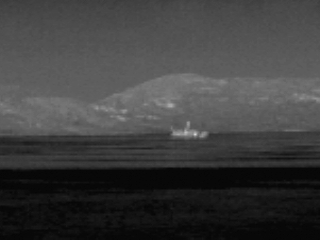
%> input picture ship/4.bmp, 320 x 240 px
$ octave hist.m   (GNU Octave 9; MATLAB toolbox functions it lacks are replaced by stand-ins)
%> lines starting %> are read from the running program, lines starting %| are printed output that depends on the picture
clear all;close all;clc;
I=imread('4.bmp');
%> I is the input picture: size 240x320x3 uint8; min 5, max 214, mean 62.4
J=rgb2gray(I);
figure;
imshow(J);
hist_im=imhist(J);
%> hist_im = 256 values, max 5668 at index 9, min 0 at index 1, mean 300
figure ;
bar(hist_im);
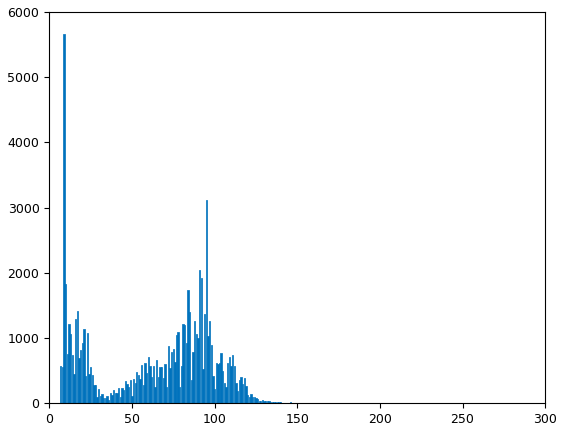
%> figure redrawn from the program's plot data; tallest bar 5668 high, from x = 8.6 to 9.4
K=J(1:120,:);
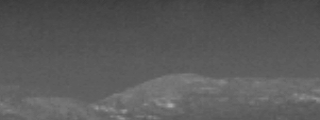
%> K: size 120x320 uint8; min 59, max 168, mean 90.3
hist_im=imhist(K);
%> hist_im = 256 values, max 2754 at index 95, min 0 at index 1, mean 150
figure ;
bar(hist_im);
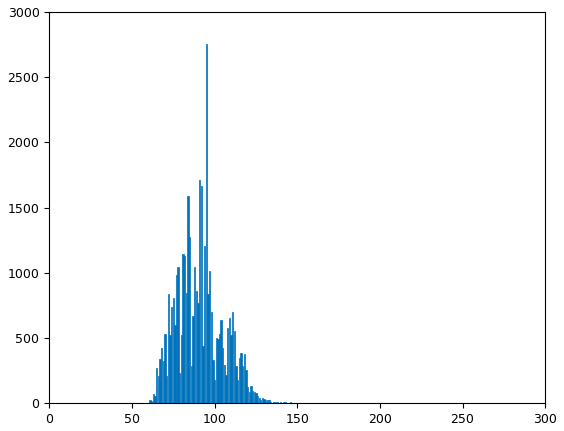
%> figure redrawn from the program's plot data; tallest bar 2754 high, from x = 94.6 to 95.4
figure
imshow(K)

$ run again, with ship/1.bmp copied over ship/4.bmp
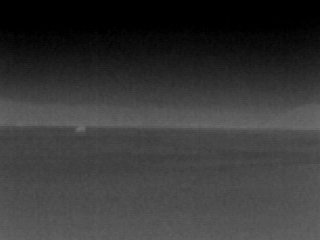
%> input picture ship/1.bmp, 320 x 240 px
%> I is the input picture: size 240x320x3 uint8; min 0, max 111, mean 54.8
%> `hist_im=imhist(J);`: hist_im = 256 values, max 9092 at index 1, min 0 at index 5, mean 300
%> `bar(hist_im);`:
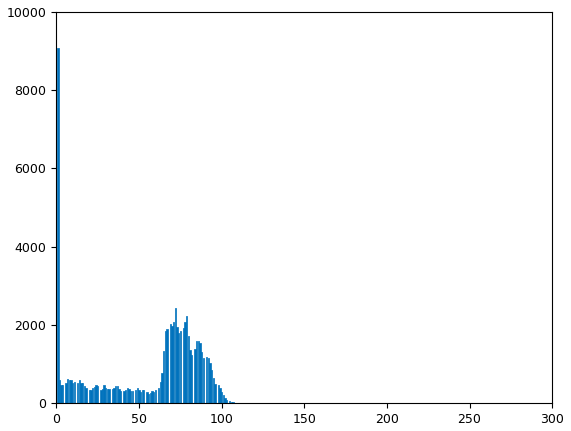
%> figure redrawn from the program's plot data; tallest bar 9092 high, from x = 0.6 to 1.4
%> `K=J(1:120,:);`:
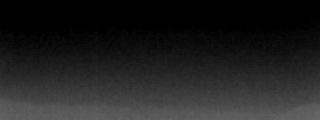
%> K: size 120x320 uint8; min 0, max 104, mean 32.1
%> `hist_im=imhist(K);`: hist_im = 256 values, max 9092 at index 1, min 0 at index 5, mean 150

$ run again, with ship/10.bmp copied over ship/4.bmp
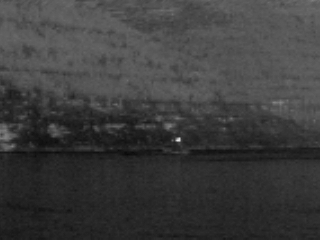
%> input picture ship/10.bmp, 320 x 240 px
%> I is the input picture: size 240x320x3 uint8; min 8, max 228, mean 61.1
%> `hist_im=imhist(J);`: hist_im = 256 values, max 2983 at index 42, min 0 at index 1, mean 300
%> `K=J(1:120,:);`:
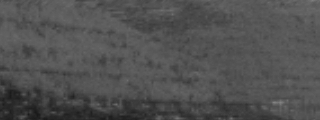
%> K: size 120x320 uint8; min 25, max 131, mean 80.9
%> `hist_im=imhist(K);`: hist_im = 256 values, max 2475 at index 91, min 0 at index 1, mean 150
%> `bar(hist_im);`:
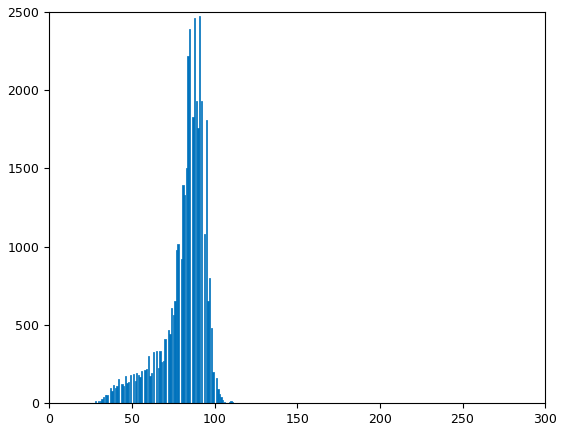
%> figure redrawn from the program's plot data; tallest bar 2475 high, from x = 90.6 to 91.4

$ run again, with ship/11.bmp copied over ship/4.bmp
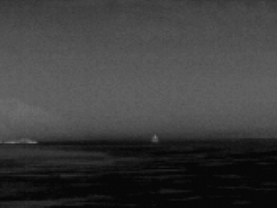
%> input picture ship/11.bmp, 277 x 208 px
%> I is the input picture: size 208x277x3 uint8; min 4, max 129, mean 60.5
%> `hist_im=imhist(J);`: hist_im = 256 values, max 2465 at index 9, min 0 at index 1, mean 225.1
%> `K=J(1:120,:);`:
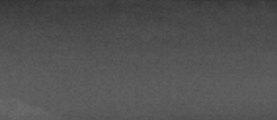
%> K: size 120x277 uint8; min 52, max 108, mean 82.7
%> `hist_im=imhist(K);`: hist_im = 256 values, max 2170 at index 91, min 0 at index 1, mean 129.8
%> `bar(hist_im);`:
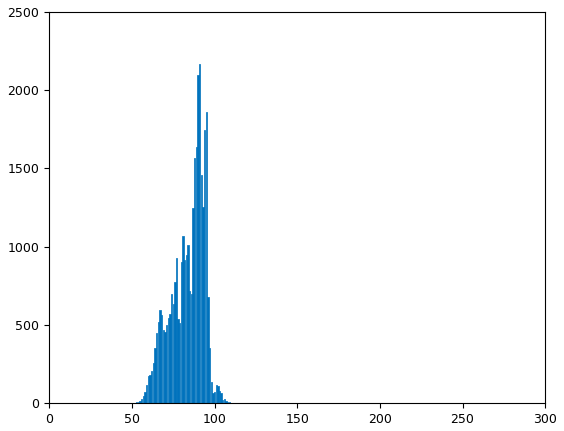
%> figure redrawn from the program's plot data; tallest bar 2170 high, from x = 90.6 to 91.4
